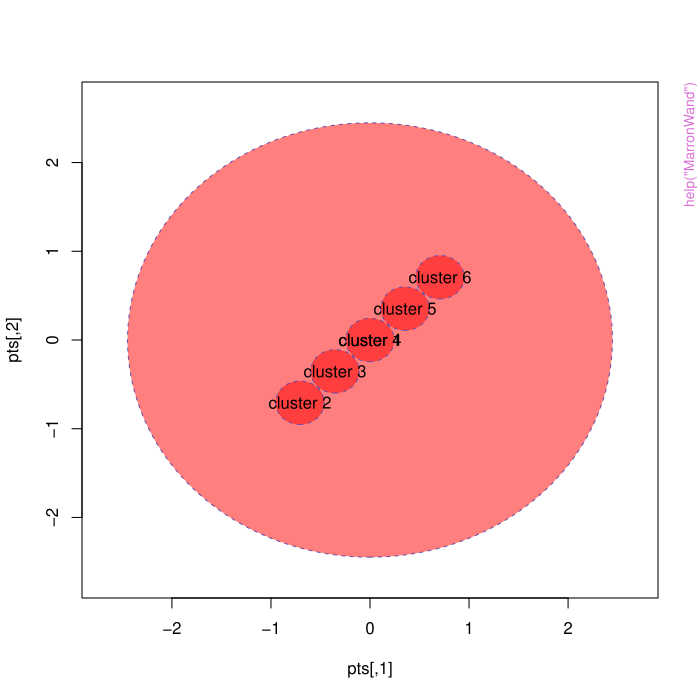

This figure's R source:
pkgname <- "norMmix"
source(file.path(R.home("share"), "R", "examples-header.R"))
options(warn = 1)
library('norMmix')

base::assign(".oldSearch", base::search(), pos = 'CheckExEnv')
base::assign(".old_wd", base::getwd(), pos = 'CheckExEnv')
cleanEx()
nameEx("MarronWand")
### * MarronWand

flush(stderr()); flush(stdout())

### Name: MarronWand
### Title: Marron-Wand-like Specific Multivariate Normal Mixture 'norMmix'
###   Objects
### Aliases: MarronWand MW21 MW22 MW23 MW24 MW25 MW26 MW27 MW28 MW29 MW210
###   MW211 MW212 MW213 MW214 MW215 MW31 MW32 MW33 MW34 MW51
### Keywords: datasets distribution

### ** Examples

MW210
plot(MW214)



cleanEx()
nameEx("compplot")
### * compplot

flush(stderr()); flush(stdout())

### Name: compplot
### Title: composition plot
### Aliases: compplot

### ** Examples

##---- Should be DIRECTLY executable !! ----
##-- ==>  Define data, use random,
##--	or do  help(data=index)  for the standard data sets.

## The function is currently defined as
function (f, g, main = "unnamed") 
{
    ylim <- extendrange(c(f, g))
    adj <- 0.4
    op <- sfsmisc::mult.fig(mfrow = c(2, 5), main = main, mar = 0.1 + 
        c(2, 4, 4, 1))
    models <- dimnames(f)$models
    for (i in 1:10) {
        matplot(f[, i, ], lty = 1, col = adjustcolor(rainbow(20)[i], 
            adj), main = models[i], type = "l", ylim = ylim)
        matplot(g[, i, ], lty = 1, col = adjustcolor(rainbow(20)[i + 
            10], adj), main = models[i], type = "l", ylim = ylim, 
            add = TRUE)
    }
    par(op$old.par)
  }



graphics::par(get("par.postscript", pos = 'CheckExEnv'))
cleanEx()
nameEx("epfl")
### * epfl

flush(stderr()); flush(stdout())

### Name: epfl
### Title: evaluate and plot from file list
### Aliases: epfl

### ** Examples

##---- Should be DIRECTLY executable !! ----
##-- ==>  Define data, use random,
##--	or do  help(data=index)  for the standard data sets.

## The function is currently defined as
function (files, savdir, subt = 11) 
{
    stopifnot(is.list(files), dir.exists(savdir))
    setwd(savdir)
    for (fi in files) {
        if (length(fi) == 0) {
            next
        }
        main <- substring(fi[1], 1, nchar(fi[1]) - subt)
        f <- massbic(fi, savdir)
        g <- massbicm(fi, savdir)
        pdf(file = paste0(main, ".pdf"))
        massplot(f, main = main)
        dev.off()
        pdf(file = paste0(main, "_mcl.pdf"))
        massplot(g, main = paste0(main, "_mcl"))
        dev.off()
        pdf(file = paste0(main, "_comp.pdf"))
        compplot(f, g, main = paste0(main, "_comp"))
        dev.off()
    }
  }



cleanEx()
nameEx("extracttimes")
### * extracttimes

flush(stderr()); flush(stdout())

### Name: extracttimes
### Title: Extract system time from 'fittednorMmix' object
### Aliases: extracttimes

### ** Examples

##---- Should be DIRECTLY executable !! ----
##-- ==>  Define data, use random,
##--	or do  help(data=index)  for the standard data sets.

## The function is currently defined as
function (object, ...) 
{
    stopifnot(inherits(object, "fittednorMmix"))
    ti <- unlist(object$nMmtime)
    na <- names(ti)[1:5]
    co <- object$k
    mo <- object$models
    ti <- c(matrix(ti, ncol = 5, byrow = TRUE))
    r <- array(ti, lengths(list(co, mo, na)))
    dimnames(r) <- list(k = co, models = mo, proc_time = na)
    class(r) <- "fittednorMmix_time"
    r
  }



cleanEx()
nameEx("fitnMm")
### * fitnMm

flush(stderr()); flush(stdout())

### Name: fitnMm
### Title: Fit Several Normal Mixture Models to a Dataset
### Aliases: fitnMm

### ** Examples

x <- rnorMmix(500, MW21)
fitnMm(x, 1:3) ## will fit all models with 1:3 components



cleanEx()
nameEx("ldl")
### * ldl

flush(stderr()); flush(stdout())

### Name: ldl
### Title: LDL' Cholesky Decomposition
### Aliases: ldl

### ** Examples

(L <- rbind(c(1,0,0), c(3,1,0), c(-4,5,1)))
D <- c(4,1,9)
FF <- L %*% diag(D) %*% t(L)
FF
LL <- ldl(FF)
stopifnot(all.equal(L, LL$L),
          all.equal(D, LL$D))

## rank deficient :
FF0 <- L %*% diag(c(4,0,9)) %*% t(L)
((L0 <- ldl(FF0))) #  !! now fixed with the  if(Di == 0) test
## With the "trick", it works:
stopifnot(all.equal(FF0,
                    L0$L %*% diag(L0$D) %*% t(L0$L)))
## [hint: the LDL' is no longer unique when the matrix is singular]

system.time(for(i in 1:10000) ldl(FF) ) # ~ 0.2 sec

(L <- rbind(c( 1, 0, 0, 0),
            c( 3, 1, 0, 0),
            c(-4, 5, 1, 0),
            c(-2,20,-7, 1)))
D <- c(4,1, 9, 0.5)
F4 <- L %*% diag(D) %*% t(L)
F4
L4 <- ldl(F4)
stopifnot(all.equal(L, L4$L),
          all.equal(D, L4$D))

system.time(for(i in 1:10000) ldl(F4) )


## rank deficient :
F4.0 <- L %*% diag(c(4,1,9,0)) %*% t(L)
((L0 <- ldl(F4.0)))
stopifnot(all.equal(F4.0,
                    L0$L %*% diag(L0$D) %*% t(L0$L)))

F4_0 <- L %*% diag(c(4,1,0,9)) %*% t(L)
((L0 <- ldl(F4_0)))
stopifnot(all.equal(F4_0,
                    L0$L %*% diag(L0$D) %*% t(L0$L)))


## Large
mkLDL <- function(n, rF = function(n) sample.int(n), rFD = function(n) 1+ abs(rF(n))) {
    L <- diag(nrow=n)
    L[lower.tri(L)] <- rF(n*(n-1)/2)
    list(L = L, D = rFD(n))
}

(LD <- mkLDL(17))

chkLDL <- function(n, ..., verbose=FALSE, tol = 1e-14) {
    LD <- mkLDL(n, ...)
    if(verbose) cat(sprintf("n=%3d ", n))
    n <- length(D <- LD$D)
    L <- LD$L
    M <- L %*% diag(D) %*% t(L)
    r <- ldl(M)
    stopifnot(exprs = {
        all.equal(M,
                  r$L %*% diag(r$D) %*% t(r$L), tol=tol)
        all.equal(L, r$L, tol=tol)
        all.equal(D, r$D, tol=tol)
    })
    if(verbose) cat("[ok]\n")
    invisible(list(LD = LD, M = M, ldl = r))
}

(chkLDL(7))

N <- 99 ## test  N  random cases
set.seed(101)
for(i in 1:N) {
    cat(sprintf("i=%3d, ",i))
    chkLDL(rpois(1, lambda = 20), verbose=TRUE)
}

system.time(chkLDL( 500)) # 0.62

try( ## this almost never "works":
system.time(chkLDL( 500, rF = rnorm, rFD = function(n) 10 + runif(n))) # 0.64
)

if(interactive())
   system.time(chkLDL( 600)) # 1.09
## .. then it grows quickly for (on nb-mm4)
## for n = 1000  it typically *fails*: The matrix M  is typically very ill conditioned
## does not depend much on the RNG ?

"==> much better conditioned L and hence M : "
set.seed(120)
L <- as(Matrix::tril(toeplitz(exp(-(0:999)/50))), "matrix")
dimnames(L) <- NULL
D <- 10 + runif(nrow(L))
M <- L %*% diag(D) %*% t(L)
rcond(L) # 0.010006 !
rcond(M) # 9.4956e-5
if(FALSE) # ~ 4-5 sec
   system.time(r <- ldl(M))



cleanEx()
nameEx("massbic")
### * massbic

flush(stderr()); flush(stdout())

### Name: massbic
### Title: extract BIC from .rds files
### Aliases: massbic

### ** Examples

##---- Should be DIRECTLY executable !! ----
##-- ==>  Define data, use random,
##--	or do  help(data=index)  for the standard data sets.

## The function is currently defined as
function (string, DIR) 
{
    nm1 <- readRDS(file = file.path(DIR, string[1]))
    cl <- nm1$fit$k
    mo <- nm1$fit$models
    val <- array(0, lengths(list(cl, mo, string)))
    dims <- vector(mode = "integer", length = length(string))
    for (i in 1:length(string)) {
        nm <- readRDS(file = file.path(DIR, string[i]))
        val[, , i] <- BIC(nm$fit)[[1]]
        dims[i] <- nm$fit$p
    }
    dimnames(val) <- list(components = cl, models = mo, simulation = string)
    attr(val, "dims") <- dims
    val
  }



cleanEx()
nameEx("massbicm")
### * massbicm

flush(stderr()); flush(stdout())

### Name: massbicm
### Title: Do mclust along .rds files from fitnMm
### Aliases: massbicm

### ** Examples

##---- Should be DIRECTLY executable !! ----
##-- ==>  Define data, use random,
##--	or do  help(data=index)  for the standard data sets.

## The function is currently defined as
function (string, DIR) 
{
    nm <- readRDS(file.path(DIR, string[1]))
    cl <- nm$fit$k
    mo <- nm$fit$models
    valm <- array(0, lengths(list(cl, mo, string)))
    dims <- vector(mode = "integer", length = length(string))
    for (i in 1:length(string)) {
        nm <- readRDS(file.path(DIR, string[i]))
        x <- nm$fit$x
        valm[, , i] <- mclust::Mclust(x, G = cl, modelNames = mo)$BIC
        dims[i] <- nm$fit$p
    }
    dimnames(valm) <- list(components = cl, models = mo, files = string)
    attr(valm, "dims") <- dims
    -valm
  }



cleanEx()
nameEx("massplot")
### * massplot

flush(stderr()); flush(stdout())

### Name: massplot
### Title: plot from massbic
### Aliases: massplot

### ** Examples

##---- Should be DIRECTLY executable !! ----
##-- ==>  Define data, use random,
##--	or do  help(data=index)  for the standard data sets.

## The function is currently defined as
function (f, main = "unnamed") 
{
    ran <- extendrange(f)
    size <- dim(f)[3]
    cl <- as.numeric(dimnames(f)$components)
    p <- attr(f, "dims")
    adj <- exp(-0.002 * size)
    models <- mods()
    op <- sfsmisc::mult.fig(mfrow = c(4, 5), main = main, mar = 0.1 + 
        c(2, 4, 4, 1))
    for (i in 1:10) {
        if (!is.null(p)) {
            matplot(f[, i, ], lty = 1, col = adjustcolor(rainbow(10)[i], 
                adj), type = "l", ylim = ran, main = models[i])
            axis(3, at = seq_along(cl), labels = npar(cl, p[1], 
                models[i]))
        }
        else {
            matplot(f[, i, ], lty = 1, col = adjustcolor(rainbow(10)[i], 
                adj), main = models[i], type = "l", ylim = ran)
        }
    }
    for (i in 1:10) {
        boxplot(t(f[, i, ]), lty = 1, col = adjustcolor(rainbow(10)[i], 
            0.4), main = models[i], type = "l", ylim = ran)
    }
    par(op$old.par)
  }



graphics::par(get("par.postscript", pos = 'CheckExEnv'))
cleanEx()
nameEx("n2p")
### * n2p

flush(stderr()); flush(stdout())

### Name: nv2p
### Title: Wrapper function for nMm objs
### Aliases: nc2p
### Keywords: misc

### ** Examples

str(MW213)
nc2p(MW213)



cleanEx()
nameEx("nMm2par")
### * nMm2par

flush(stderr()); flush(stdout())

### Name: nMm2par
### Title: Multivariate Normal Mixture Model to parameter for MLE
### Aliases: nMm2par

### ** Examples

A <- MW24
if(FALSE) # currently fails  __FIXME__
nMm2par(A, trafo = "clr1", model = A$model)



cleanEx()
nameEx("norMmix")
### * norMmix

flush(stderr()); flush(stdout())

### Name: norMmix
### Title: Constructor for Multivariate Normal Mixture Objects
### Aliases: norMmix
### Keywords: distributions

### ** Examples

# TODO



cleanEx()
nameEx("norMmixMLE")
### * norMmixMLE

flush(stderr()); flush(stdout())

### Name: norMmixMLE
### Title: Maximum Likelihood Estimation for Multivariate Normal Mixture
###   Models
### Aliases: norMmixMLE ssClaraL

### ** Examples

str(MW214)
set.seed(105)
x <- rnorMmix(1000, MW214)
## Fitting assuming we know the true parametric model
fm1 <- norMmixMLE(x, k = 6, model = "VII")
if(interactive()) ## Fitting "wrong" overparametrized model: typically need more iterations:
  fmW <- norMmixMLE(x, k = 7, model = "VVV", maxit = 200)# default maxit=100 is often too small



cleanEx()
nameEx("npar.fittednorMmix")
### * npar.fittednorMmix

flush(stderr()); flush(stdout())

### Name: npar.fittednorMmix
### Title: Extract degrees of freedom from 'fittednorMmix'
### Aliases: npar.fittednorMmix

### ** Examples

##---- Should be DIRECTLY executable !! ----
##-- ==>  Define data, use random,
##--	or do  help(data=index)  for the standard data sets.

## The function is currently defined as
function (obj) 
{
    stopifnot(inherits(obj, "fittednorMmix"))
    k <- obj$k
    p <- obj$p
    models <- obj$models
    val <- matrix(0, length(k), length(models))
    rownames(val) <- k
    colnames(val) <- models
    for (i in seq_along(k)) {
        for (j in seq_along(models)) {
            val[i, j] <- npar(k[i], p, models[j])
        }
    }
    val
  }



cleanEx()
nameEx("par2nMm")
### * par2nMm

flush(stderr()); flush(stdout())

### Name: par2nMm
### Title: Transform Parameter Vector to Multivariate Normal Mixture
### Aliases: par2nMm

### ** Examples

## TODO: Show to get the list, and then how to get a  norMmix() object from the list



cleanEx()
nameEx("parlen")
### * parlen

flush(stderr()); flush(stdout())

### Name: npar
### Title: Number of Free Parameters of Multivariate Normal Mixture Models
### Aliases: npar

### ** Examples

(m <- eval(formals(npar)$model)) # list of 10 models w/ differing Sigma
# A nice table for a given 'p'  and all models, all k in 1:8
sapply(m, npar, k=setNames(,1:8), p = 20)



cleanEx()
nameEx("plot.norMmix")
### * plot.norMmix

flush(stderr()); flush(stdout())

### Name: plot.norMmix
### Title: Plot Method for "norMmix" Objects
### Aliases: plot.norMmix
### Keywords: hplot

### ** Examples

plot(MW212) ## and add a finite sample realization:
points(rnorMmix(n=500, MW212))

## or:
x <- points(rnorMmix(n=500, MW212))
plot(MW212, x)



cleanEx()
nameEx("sllnorMmix")
### * sllnorMmix

flush(stderr()); flush(stdout())

### Name: sllnorMmix
### Title: Simple wrapper for Log-Likelihood Function or Multivariate
###   Normal Mixture
### Aliases: sllnorMmix

### ** Examples

set.seed(2019)
x <- rnorMmix(400, MW27)
sllnorMmix(x, MW27) # -1986.315



### * <FOOTER>
###
cleanEx()
options(digits = 7L)
base::cat("Time elapsed: ", proc.time() - base::get("ptime", pos = 'CheckExEnv'),"\n")
grDevices::dev.off()
###
### Local variables: ***
### mode: outline-minor ***
### outline-regexp: "\\(> \\)?### [*]+" ***
### End: ***
quit('no')
